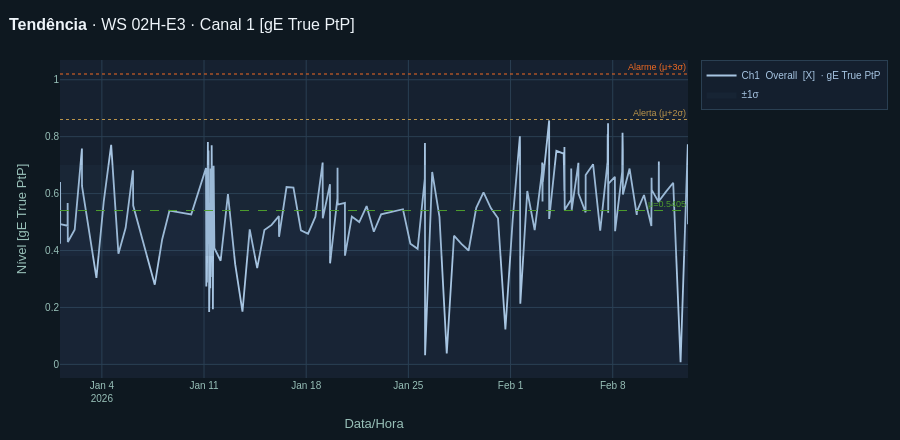

Write notebook code for a chart like this one.
### Code cell
# ── Plot de Tendência (espelho do app) ────────────────────────
mu    = df_ch["value"].mean()
sigma = df_ch["value"].std()

fig = go.Figure()

# Área preenchida
fig.add_trace(go.Scatter(
    x=df_ch["timestamp"], y=df_ch["value"],
    fill="tozeroy", fillcolor="rgba(50,85,110,0.08)",
    line=dict(color="rgba(0,0,0,0)"), showlegend=False, hoverinfo="skip",
))
# Linha principal
fig.add_trace(go.Scatter(
    x=df_ch["timestamp"], y=df_ch["value"],
    mode="lines", name=f"{list(ch_opts.keys())[0]}",
    line=dict(color=C_ACCENT, width=1.8),
    hovertemplate="%{x|%d/%m %H:%M}<br><b>%{y:.4f}</b> " + unit + "<extra></extra>",
))
# Banda ±1σ
fig.add_trace(go.Scatter(
    x=list(df_ch["timestamp"]) + list(df_ch["timestamp"][::-1]),
    y=[mu+sigma]*len(df_ch) + [mu-sigma]*len(df_ch),
    fill="toself", fillcolor="rgba(50,85,110,0.10)",
    line=dict(color="rgba(0,0,0,0)"), name="±1σ",
))
# Linhas de referência
fig.add_hline(y=mu,             line=dict(color=C_OK,     width=1,   dash="dash"),
              annotation_text=f"μ={mu:.4f}", annotation_font=dict(color=C_OK, size=9))
fig.add_hline(y=mu+2*sigma,     line=dict(color=C_WARN,   width=1,   dash="dot"),
              annotation_text="Alerta (μ+2σ)", annotation_font=dict(color=C_WARN, size=9))
fig.add_hline(y=mu+3*sigma,     line=dict(color=C_DANGER, width=1.2, dash="dot"),
              annotation_text="Alarme (μ+3σ)", annotation_font=dict(color=C_DANGER, size=9))
# RPM eixo secundário
df_spd = df_ch.dropna(subset=["speed"])
if not df_spd.empty and df_spd["speed"].max() > 0:
    fig.add_trace(go.Scatter(
        x=df_spd["timestamp"], y=df_spd["speed"], mode="lines",
        name="RPM", yaxis="y2",
        line=dict(color=C_PURPLE, width=1.2, dash="dot"),
    ))
    fig.update_layout(yaxis2=dict(
        title=dict(text="RPM", font=dict(color=C_PURPLE, size=10)),
        overlaying="y", side="right", gridcolor="rgba(0,0,0,0)",
        tickfont=dict(size=9, color=C_PURPLE),
    ))

layout = {**PLOTLY_BASE}
layout.update(dict(
    title=dict(text=f"<b>Tendência</b> · {POINT_NAME} · Canal {CHANNEL} [{unit}]",
               font=dict(size=16, color=C_TEXT), x=0.01),
    xaxis=dict(**PLOTLY_BASE["xaxis"],
               title=dict(text="Data/Hora", font=dict(color=C_TEXT_MID))),
    yaxis=dict(**PLOTLY_BASE["yaxis"],
               title=dict(text=f"Nível [{unit}]", font=dict(color=C_TEXT_MID))),
    height=440,
))
fig.update_layout(**layout)
fig.show()
print(f"  μ={mu:.4f}  σ={sigma:.4f}  min={df_ch['value'].min():.4f}  max={df_ch['value'].max():.4f}")

### Figure 1 — Plotly figure (JSON) as saved in the notebook; plotly's stock layout.template omitted (floating-point values rounded to 4 significant figures; data arrays with more than 128 entries replaced by an {"elided": "..."} marker saying what was removed)
{"data": [{"fill": "tozeroy", "fillcolor": "rgba(50,85,110,0.08)", "hoverinfo": "skip", "line": {"color": "rgba(0,0,0,0)"}, "showlegend": false, "type": "scatter", "x": {"elided": "183 str values"}, "y": {"elided": "183 float values"}}, {"hovertemplate": "%{x|%d/%m %H:%M}<br><b>%{y:.4f}</b> gE True PtP<extra></extra>", "line": {"color": "#A7C5E2", "width": 1.8}, "mode": "lines", "name": "Ch1  Overall  [X]  · gE True PtP", "type": "scatter", "x": {"elided": "183 str values"}, "y": {"elided": "183 float values"}}, {"fill": "toself", "fillcolor": "rgba(50,85,110,0.10)", "line": {"color": "rgba(0,0,0,0)"}, "name": "±1σ", "type": "scatter", "x": {"elided": "366 str values"}, "y": {"elided": "366 float values"}}], "layout": {"annotations": [{"font": {"color": "#4E9D2D", "size": 9}, "showarrow": false, "text": "μ=0.5405", "x": 1, "xanchor": "right", "xref": "x domain", "y": 0.5405, "yanchor": "bottom", "yref": "y"}, {"font": {"color": "#BA944B", "size": 9}, "showarrow": false, "text": "Alerta (μ+2σ)", "x": 1, "xanchor": "right", "xref": "x domain", "y": 0.8602, "yanchor": "bottom", "yref": "y"}, {"font": {"color": "#F06A22", "size": 9}, "showarrow": false, "text": "Alarme (μ+3σ)", "x": 1, "xanchor": "right", "xref": "x domain", "y": 1.02, "yanchor": "bottom", "yref": "y"}], "font": {"color": "#98C0B8", "family": "sans-serif", "size": 11}, "height": 440, "hovermode": "x unified", "legend": {"bgcolor": "rgba(22,33,48,0.9)", "bordercolor": "#2a3f52", "borderwidth": 1, "font": {"color": "#A7C5E2", "size": 10}}, "margin": {"b": 50, "l": 60, "r": 40, "t": 60}, "paper_bgcolor": "#0e1820", "plot_bgcolor": "#162130", "shapes": [{"line": {"color": "#4E9D2D", "dash": "dash", "width": 1}, "type": "line", "x0": 0, "x1": 1, "xref": "x domain", "y0": 0.5405, "y1": 0.5405, "yref": "y"}, {"line": {"color": "#BA944B", "dash": "dot", "width": 1}, "type": "line", "x0": 0, "x1": 1, "xref": "x domain", "y0": 0.8602, "y1": 0.8602, "yref": "y"}, {"line": {"color": "#F06A22", "dash": "dot", "width": 1.2}, "type": "line", "x0": 0, "x1": 1, "xref": "x domain", "y0": 1.02, "y1": 1.02, "yref": "y"}], "title": {"font": {"color": "#EEF4F9", "size": 16}, "text": "<b>Tendência</b> · WS 02H-E3 · Canal 1 [gE True PtP]", "x": 0.01}, "xaxis": {"gridcolor": "#2a3f52", "tickfont": {"color": "#98C0B8", "size": 10}, "title": {"font": {"color": "#98C0B8"}, "text": "Data/Hora"}, "zeroline": false}, "yaxis": {"gridcolor": "#2a3f52", "tickfont": {"color": "#98C0B8", "size": 10}, "title": {"font": {"color": "#98C0B8"}, "text": "Nível [gE True PtP]"}, "zeroline": false}}}
